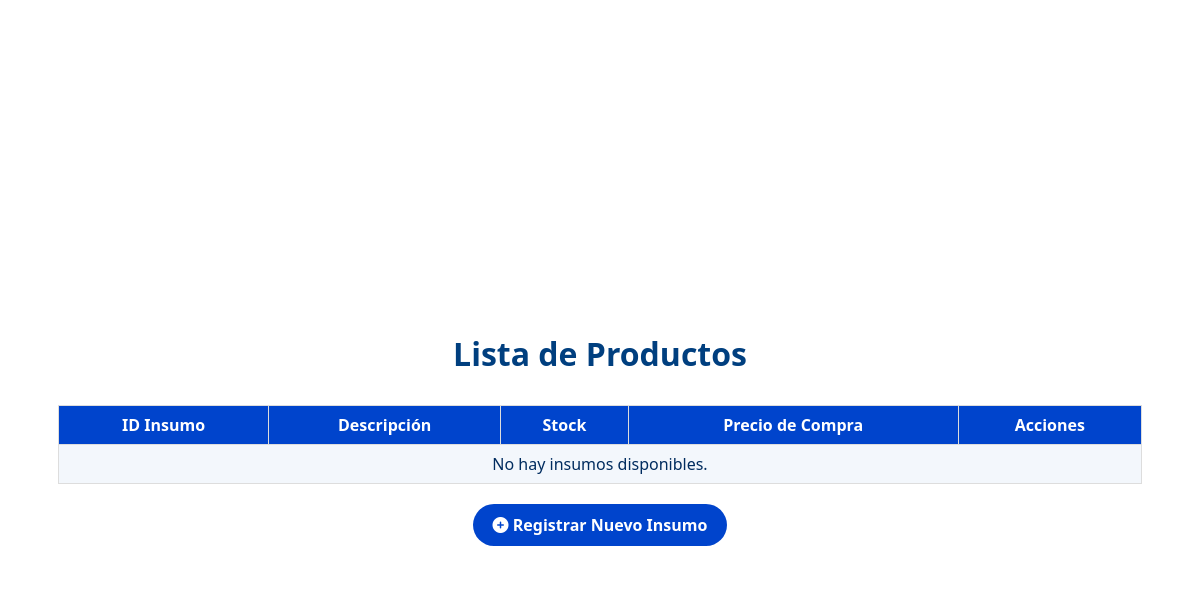
The app's page /vistas/registrar_ingreso.php, older data.
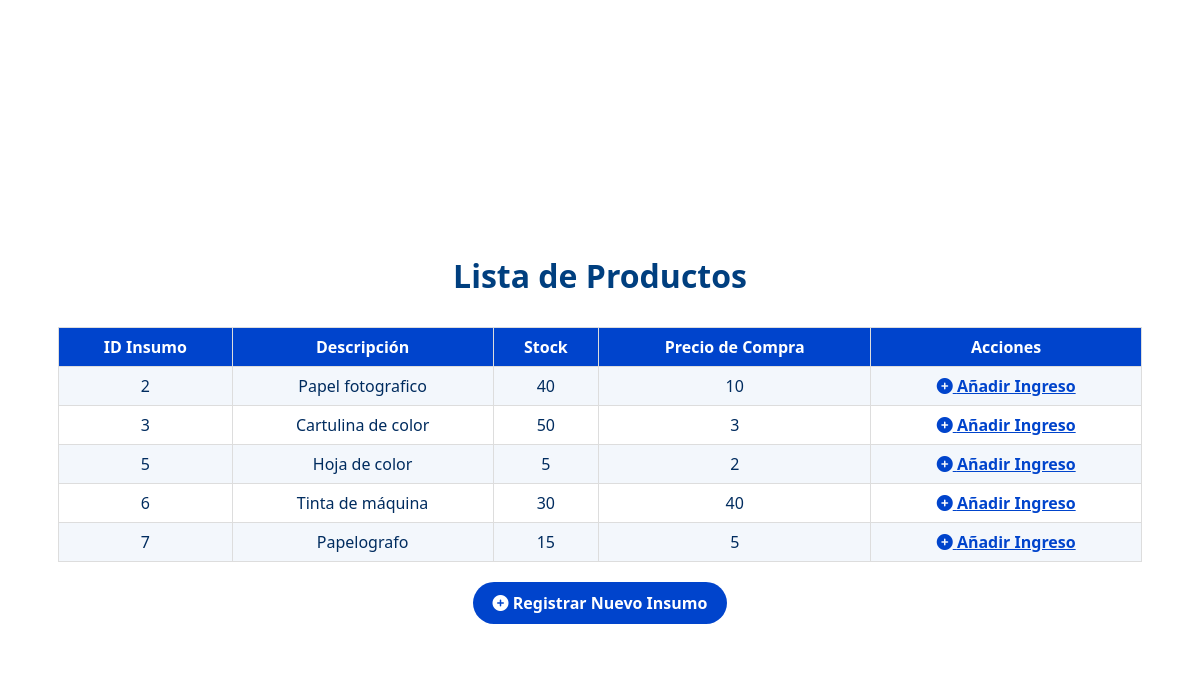
The same page, newer data.
### tables this page shows
CREATE TABLE `insumo` (
  `id_insumo` int(11) NOT NULL,
  `descripcion` varchar(150) DEFAULT NULL,
  `stock` int(11) DEFAULT NULL,
  `precio_compra` float DEFAULT NULL
);

### controladores/InsumoControlador.php (called while the page is built, shortened)
<?php
require_once __DIR__ . '/../config/conexion.php';
require_once __DIR__ . '/../modelos/ClsInsumo.php';
class InsumoControlador {
    private $insumo;
    public function __construct() {
        $baseDeDatos = new BaseDeDatos();
        $this->conexion = $baseDeDatos->obtenerConexion();
        $this->insumo = new ClsInsumo($this->conexion);
    }
    public function listarInsumos() {
        return $this->insumo->obtenerInsumos();
    }
}
?>

### config/conexion.php (called while the page is built, shortened)
<?php
class BaseDeDatos {
    private $host = "mysql";
    private $puerto = "3306";
    private $nombre_bd = "bdimprenta";
    private $usuario = "root";
    private $contrasena = "";
    public function obtenerConexion() {
        $this->conexion = null;
        try {
            $this->conexion = new PDO("mysql:host=" . $this->host . ";port=" . $this->puerto . ";dbname=" . $this->nombre_bd, $this->usuario, $this->contrasena);
            $this->conexion->setAttribute(PDO::ATTR_ERRMODE, PDO::ERRMODE_EXCEPTION);
        } catch(PDOException $excepcion) {
            echo "Error de conexión: " . $excepcion->getMessage();
        }
        return $this->conexion;
    }
}
?>

### modelos/ClsInsumo.php (called while the page is built, shortened)
<?php
class ClsInsumo {
    private $conexion;
    public function __construct($conexion) {
        $this->conexion = $conexion;
    }
    public function obtenerInsumos() {
        $query = "SELECT id_insumo, descripcion, stock, precio_compra FROM insumo";
        $stmt = $this->conexion->prepare($query);
        $stmt->execute();
        return $stmt->fetchAll(PDO::FETCH_ASSOC);
    }
}
?>

### vistas/registrar_ingreso.php (the view, shortened to what this page needs)
<?php
require_once '../controladores/InsumoControlador.php';
$insumoControlador = new InsumoControlador();
$insumos = $insumoControlador->listarInsumos();
?>
<!DOCTYPE html>
<html lang="es">
<head>
    <link rel="stylesheet" href="https://cdnjs.cloudflare.com/ajax/libs/font-awesome/6.0.0-beta3/css/all.min.css">
</head>
<body>
    <div class="productos-container">
        <div class="container">
            <h1>Lista de Productos</h1>
            <table class="table">
                <thead>
                    <tr>
                        <th>ID Insumo</th>
                        <th>Descripción</th>
                        <th>Stock</th>
                        <th>Precio de Compra</th>
                        <th>Acciones</th>
                    </tr>
                </thead>
                <tbody>
                    <?php if ($insumos): ?>
                        <?php foreach ($insumos as $insumo): ?>
                            <tr>
                                <td><?= htmlspecialchars($insumo['id_insumo']); ?></td>
                                <td><?= htmlspecialchars($insumo['descripcion']); ?></td>
                                <td><?= htmlspecialchars($insumo['stock']); ?></td>
                                <td><?= htmlspecialchars($insumo['precio_compra']); ?></td>
                                <td>
                                    <a href="ingreso.php?id_insumo=<?= htmlspecialchars($insumo['id_insumo']); ?>" class="action-link">
                                        <i class="fas fa-plus-circle"></i> Añadir Ingreso
                                    </a>
                                </td>
                            </tr>
                        <?php endforeach; ?>
                    <?php else: ?>
                        <tr>
                            <td colspan="5">No hay insumos disponibles.</td>
                        </tr>
                    <?php endif; ?>
                </tbody>
            </table>
            <div class="buttons-container">
                <a href="/proyecto/softprint/vistas/nuevo_insumo.php" class="button">
                    <i class="fas fa-plus-circle"></i> Registrar Nuevo Insumo
                </a>
            </div>
        </div>
    </div>
</body>
</html>

Row changes from the older to the newer data that the page shows:
added insumo: id_insumo "2", descripcion "Papel fotografico", stock "40", precio_compra "10"
added insumo: id_insumo "3", descripcion "Cartulina de color", stock "50", precio_compra "3"
added insumo: id_insumo "5", descripcion "Hoja de color", stock "5", precio_compra "2"
added insumo: id_insumo "6", descripcion "Tinta de máquina", stock "30", precio_compra "40"
added insumo: id_insumo "7", descripcion "Papelografo", stock "15", precio_compra "5"
Text that changed along with them:
text no longer shown: "No hay insumos disponibles."
